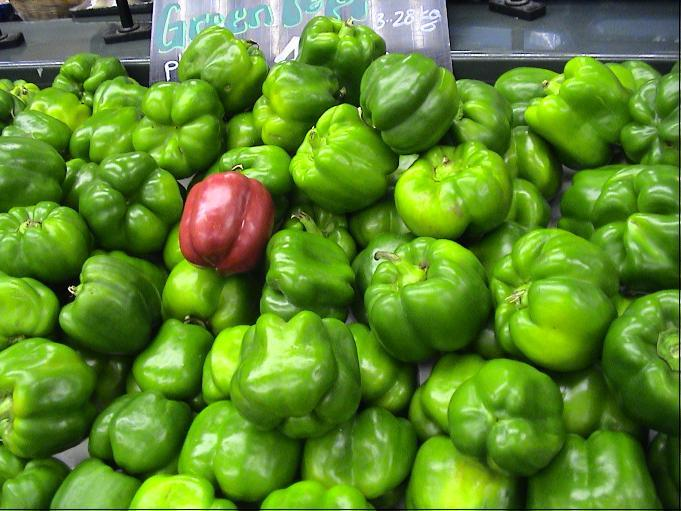
%> input picture input_test/72.png, 681 x 511 px
$ octave --eval "result = saliency_murray_atrous;"   (GNU Octave 9; MATLAB toolbox functions it lacks are replaced by stand-ins)
%> lines starting %> are read from the running program, lines starting %| are printed output that depends on the picture
%> in saliency_murray_atrous, input_image is the input picture: size 511x681x3 uint8; mean R, G, B 94.4, 137.7, 43.3
### run.m
function [ smap ] = run( img_path, params )
%> called with img_path = 'input_test/72.png'
    if nargin<1,img_path='input_test/72.png'; end
    if nargin<2,

        %0.A. Initial Resize Params
        params.rsz=1; %resize factor

        %1.A. Color Transform params
        params.fc_name='cielab';
        params.fc_params=struct();
        params.fc_params.srgb_flag=1; %apply cielab
        params.fc_params.gamma=2.4; %other: 2.2

        %1.B. Multiresolution Transform Params
        params.fe_name='DWT';
        params.fe_params=struct();
        params.fe_params.wlev=7; %number of scales
        %params.fe_params.wlev=min([7,floor(log2(min([M N])))]);

        %2.A. Feature Conspicuity Params
        params.fs_name='center-surround';
        params.fs_params=struct();
        params.fs_params.window_sizes=[13 26]; %other: [17 37]

        %2.B. eCSF Params
        params.fcs_name='ecsf';
        params.fcs_params=struct();
        params.fcs_params.modes={'colour','colour','intensity'};
        params.fcs_params.nu_0=4; %other: 2
        params.fcs_params.eCSF_type='Xavier'; %other: Naila

        %3.A. Multiresolution Fusion Params
        params.fi_name='inverse';
        params.fi_params=struct();
        params.fi_params.residual2zero=true;

        %3.B. Chromatic Fusion Params
        params.ffc_name='sqmean';
        params.ffc_params=struct();

        %4.A. Normalization Params
        params.fn_name='energy';
        params.fn_params=struct();

        %4.B. Smoothing Params
        params.fg_name='gaussian';
        params.fg_params=struct();
        params.fg_params.W=35; %pxva

    end

    %% Include folders
     addpath(genpath('feature_extraction'));
     addpath(genpath('feature_conspicuity'));
     addpath(genpath('feature_integration'));

    %% Read image
    img=imread(img_path);
    img=double(img)/255;


    %% Resize img
    if params.rsz~=1 %rsz=resize factor, if 1 then do not resize
        img=imresize(img,1/params.rsz);
%> img: size 256x341x3 double
    end
    [M,N,C]=size(img);
%> M = 256; N = 341; C = 3

    %% 1. Feature extraction
    % 1.A. Color transform
    switch(params.fc_name)
        case 'cielab'
            img=get_the_cstimulus(img,params.fc_params.gamma,params.fc_params.srgb_flag);
            fc_maps=img;
        case 'macleod-boynton'
            ... %to do
                %https://github.com/dberga/sig4vam/tree/master/stimulusCode/color/colourspaces_akbarinia
                %https://github.com/dberga/sig4vam/tree/master/stimulusCode/color/other
                %https://isp.uv.es/code/visioncolor/colorlab.html#download
        otherwise
            fc_maps=img; %no transform, keep rgb components
    end
    %imagesc(fc_maps(:,:,1)); %debug: (:,:,channel)

    % 1.B. Multiresolution transforms
    for c=1:size(fc_maps,3)
        switch(params.fe_name)
            case 'a_trous'
                [wavelet_coeff{c},residual{c}]=a_trous(fc_maps(:,:,c),params.fe_params.wlev);
                fe_maps=wavelet_coeff;
            case 'DWT'
                [wavelet_coeff{c},residual{c}]=DWT(fc_maps(:,:,c),params.fe_params.wlev);
                fe_maps{c}=wavelet_coeff{c};
            case 'Gabor'
                ... %feature_extraction/multires/GaborTransform_XOP.m
            case 'logGabor'
                ... %to do (extraer del codigo de AWS)
            case 'curvelets'
                ... %feature_extraction/multires/fdct_wrapping.m
            case 'DoG'
                ... %to do, seguro que se encuentra en internet
            case 'HoG'
                ... %to do, seguro que se encuentra en internet
            otherwise
                fe_maps=fc_maps; %no transform, keep color space
        end
    end
    %imagesc(fe_maps{1}{4}(:,:,1)); %debug: {channel}{scale}(:,:,orient)


    %% 2. Feature Saliency

    % 2.A. Feature conspicuity computation
    for c=1:size(fc_maps,3)
        switch(params.fs_name)
            case 'center-surround'
                for s=1:length(fe_maps{c})
                    for o=1:size(fe_maps{c}{s},3)
                        Zctr{c}{s,1}(:,:,o)=relative_contrast(fe_maps{c}{s}(:,:,o),o, params.fs_params.window_sizes);
                    end
                end
                fs_maps{c}=Zctr{c};
            otherwise
                fs_maps=fe_maps; %no transform, keep multiresolution feature maps
        end
    end
    %imagesc(fs_maps{1}{4}(:,:,1)); %debug: {channel}{scale}(:,:,orient)

    % 2.B. Contrast sensitivity function
    for c=1:size(fc_maps,3)
        switch(params.fcs_name)
            case 'ecsf'
                for s=1:length(fs_maps{c})
                    for o=1:size(fs_maps{c}{s},3)
                        alpha=generate_csf(fs_maps{c}{s}(:,:,o), s, params.fcs_params.nu_0, params.fcs_params.modes{c},params.fcs_params.eCSF_type);
                        fcs_maps{c}{s,1}(:,:,o)=alpha;
                    end
                end
            otherwise
                fcs_maps=fs_maps;
        end
    end
    %imagesc(fcs_maps{1}{4}(:,:,1)); %debug: {channel}{scale}(:,:,orient)

    %% 3. Feature Integration
    % 3.A. Feature Fusion (integrate scale and orientation)
    for c=1:size(fc_maps,3)
        switch(params.fi_name)
            case 'inverse'
                if params.fi_params.residual2zero==true
                    for s=1:length(fs_maps{c}) %remove residuals, other: residual{c}
                        %residual{c}{s}=ones(size(residual{c}{s},1),size(residual{c}{s},2));
                        residual{c}{s}=zeros(size(residual{c}{s},1),size(residual{c}{s},2));
                    end
                end
                switch(params.fe_name)
                    case 'a_trous'
                        fi_map(:,:,c)=Ia_trous(fcs_maps{c},residual{c});
                    case 'DWT'
                        fi_map(:,:,c)=IDWT(fcs_maps{c},residual{c},N,M);
                    case 'logGabor'
                        ... %to do (extraer del codigo de AWS)
                    case 'curvelets'
                        ... %feature_extraction/multires/ifdct_wrapping.m
                    end
            case 'max'
                ... %to do, similar a channelmax pero con mas dimensiones (scale and orient)
            case 'sum'
                ... %to do, sumar feature maps de escala y orientacion
            case 'max-likelihood'
                ... %to do
            otherwise
                ... %max by default
        end
    end
    %nota: algunas transformadas son decimadas (piramidales), como por ejemplo el DWT.
    %Es decir, las matrices deben reescalarse antes de hacer cualquier operacion (ex. max, sum ...)

    %imagesc(fi_map(:,:,1)); %debug: (:,:,channel)

     % 3.B. Chromatic Fusion (integrate chromatic channels)
    switch(params.ffc_name)
            case 'sqmean'  %euclidean norm.
                ffc_map=sqrt(sum(fi_map.^2,3));
            case 'avg'
                ... %feature_integration/fusion/channelmax
            case 'wta' %select whole RF where activity is maximum
                ... %feature_integration/fusion/channelwta.m
            case 'max'  %select maximum per each pixel
                ... %feature_integration/fusion/channelmax.m
    end
    %imagesc(ffc_map) %debug

    %% 4. Normalization and smoothing

    % 4.A. Saliency Map Normalization
    switch(params.fn_name)
        case 'energy'
            fn_map=normalize_energy(ffc_map);
        case 'range'
            ... %feature_integration/normalization/normalize_range.m
        case 'minmax'
            ... %feature_integration/normalization/normalize_minmax.m
        case 'minmax_clampzeros'
            ... %feature_integration/normalization/normalize_minmaxp.m
        case 'variance'
            ... %feature_integration/normalization/normalize_Z.m
        case 'variance_clampzeros'
            ... %feature_integration/normalization/normalize_Zp.m
        otherwise
            fn_map=ffc_map;
    end
    %imagesc(fn_map) %debug

    % 4.B. Smoothing
    switch(params.fg_name)
        case 'gaussian'
            fg_map=zhong2012(fn_map,params.fg_params.W);
        otherwise %none
            fg_map=fn_map; %no smoothing
    end
    %imagesc(fg_map) %debug

    %finally normalize to get 0-1 map (to write/show image)
    smap=normalize_minmax(fg_map);
    imagesc(smap)

end

### feature_extraction/color/rgb2opponent_new.m
function opp_img = rgb2opponent_new(img, gamma, srgb_flag)

img = double(img);

switch srgb_flag
    case -1
        %no opponents, keep rgb
        opp_img = img;
    case 0
        %opponents, no gamma correction
        img = denorm_img(img);
        opp_img = rgb2opponent_plain(img);
    case 1
        %opponents, yes gamma correction
        img = denorm_img(img);
        img = correct_gamma(img, gamma);
        opp_img = rgb2opponent_plain(img);
    otherwise
        %no opponents, keep rgb
        opp_img = img;

end

end

% Converts rgb values into opponent color values.
%
% outputs:
%   opp_img: opponent image
%
% inputs:
%   img: s/rgb image with values between 0 and 255 or between 0 and 1
%   gamma: gamma value for gamma correction
%   srgb_flag: 0 if img is rgb; 1 if img is srgb


function n_img = denorm_img(img)

    if max(img(:)) > 1
        n_img = img/255;
    else
        n_img= img;
    end
end

### feature_extraction/color/correct_gamma.m
function c_img = correct_gamma(img, gamma)
%> called with gamma = 2.4
    img_sRGB_temp1 = (img/12.92).*(img <= 0.04045);
    img_sRGB_temp2 = (((img + 0.055)/1.055).^gamma).*(img > 0.04045);
%> img_sRGB_temp2: size 256x341x3 double; every value is 0
    img_sRGB       = img_sRGB_temp1 + img_sRGB_temp2;
    c_img = img_sRGB;
end

### feature_extraction/color/rgb2opponent_plain.m
function opp_img = rgb2opponent_plain(img)

R = img(:,:,1);
G = img(:,:,2);
B = img(:,:,3);
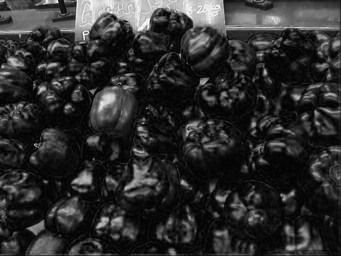
%> B: size 256x341 double; min -5.99e-06, max 0.000317, mean 5.15e-05; drawn with min black and max white

O1 = R-G;
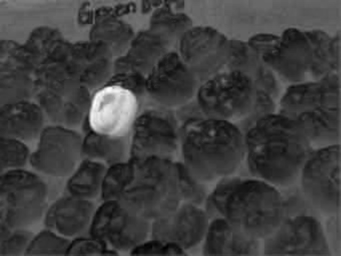
%> O1: size 256x341 double; min -0.000128, max 0.000181, mean -5.16e-05; drawn with min black and max white
O2 = R+G-2*B;
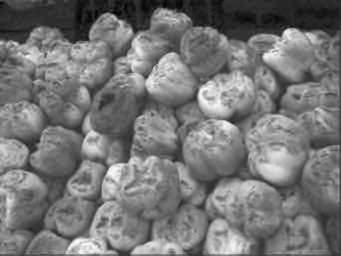
%> O2: size 256x341 double; min -0.000132, max 0.000527, mean 0.000173; drawn with min black and max white
O3 = R+G+B;
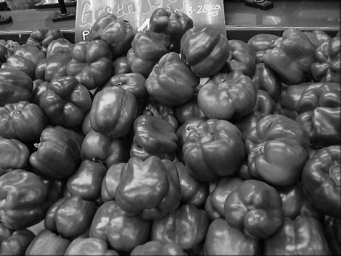
%> O3: size 256x341 double; min 1.16e-05, max 0.000938, mean 0.000328; drawn with min black and max white

O13 = O1;
O23 = O2;

% For intensity-normalized chromatic channel
O13 = O1./O3;
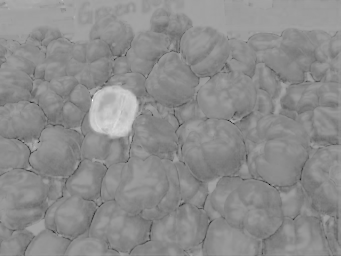
%> O13: size 256x341 double; min -1.45, max 0.825, mean -0.197; drawn with min black and max white
O23 = O2./O3;
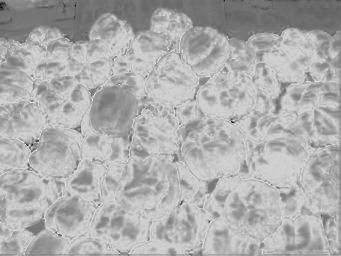
%> O23: size 256x341 double; min -1.36, max 1.53, mean 0.605; drawn with min black and max white

O13(isnan(O13)) = 0;
O23(isnan(O23)) = 0;

opp_img(:,:,1) = O13;
opp_img(:,:,2) = O23;
opp_img(:,:,3) = O3;
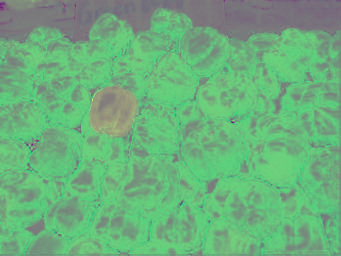
%> opp_img: size 256x341x3 double; mean R, G, B -0.197, 0.605, 0.000328; drawn with min black and max white

end

### feature_extraction/multires/a_trous.m
function [w c] = a_trous(image, wlev)
% Implementation of Mallate Discrete Wavelet Transform.
%
% outputs:
%   w: cell array of length wlev, containing wavelet planes in 3
%   orientations.
%   c: cell array of length c, containing residual planes.
%
% inputs:
%   image: input image to be decomposed.
%   wlev: # of wavelet levels.

% pad image so that dimensions are powers of 2:
aux_image=image;
%> the run ends on the next line
image = add_padding(image);

% Defined 1D Gabor-like filter:
h = [1./16.,1./4.,3./8.,1./4.,1./16.];

energy = sum(h);
inv_energy = 1/energy;
h = h*inv_energy;
w = cell(wlev,1);
c = cell(wlev,1);

% disp(strcat('Nombre plans wavelet a la funcio a_trous: ', num2str(wlev)));
for s = 1:wlev
    img_dim = size(image,1);
    orig_image = image;
    inv_sum = 1/sum(h);

    % decimate image along horizontal direction
    prod = symmetric_filtering(image, h)*inv_sum;          % blur
    HF = prod;

	 GF = image - prod;                              % horizontal frequency info

    % decimate image along vertical direction
    prod = symmetric_filtering(image, h')*inv_sum;            % blur
%     HHF = prod;
    GHF = image - prod;                                % vertical wavelet plane

    % decimate GF along vertical direction
     prod = symmetric_filtering(HF, h')*inv_sum;            % blur
%    tmp_prod = zeros(size(prod));
%    tmp_prod(1:2:img_dim,:) = prod(1:2:img_dim,:);         % downsample

     HGF = prod;

    % save horizontal and vertical wavelet planes:
    w{s,1}(:,:,1) = GF;
    w{s,1}(:,:,2) = GHF;

    % Downsample residual image, HHF:
%    HHF = HHF(1:2:img_dim,1:2:img_dim);


    % Create and save wavelet plane:
    DF = orig_image - (HGF + GF + GHF);
    w{s,1}(:,:,3) = DF;


    % save residual
    C      = image - (w{s,1}(:,:,1)+w{s,1}(:,:,2)+w{s,1}(:,:,3));
    c{s,1} = C;
	 image=C;


    % Downsample residual image:
%    image = HHF(1:2:img_dim,1:2:img_dim);
%	image=HHF;

	% Upsample filter
	h = [0 upsample(h,2)];
% 	h = upsample(upsample(h,2)',2)';


end

%unpad wavelet plane and residual
[w,c]=erase_padding_w(w,c,wlev,size(aux_image));

%% debug
% [12 lines of commented-out code are left out]
end

### feature_extraction/color/get_the_cstimulus.m
function [tmp2]=get_the_cstimulus(tmp, gamma, srgb_flag)


if (ndims(tmp)==2) % Imatge B/N
	kk=tmp;
	tmp2(:,:,1)=kk;
	tmp2(:,:,2)=kk;
	tmp2(:,:,3)=kk;
	%disp('Imatge en B/N');
else
	%disp('Imatge en color');
    tmp2 = rgb2opponent_new(tmp,gamma,srgb_flag);
end

%tmp2=double(tmp2);
%tmp2=(tmp2-128)*0.75+128;

end


% [21 lines of commented-out code are left out]

### saliency_murray_atrous.m
function [ smap ] = saliency_murray_atrous(input_image,image_path)
    if nargin<2, image_path='input_test/72.png'; end
    if nargin<1, image_path='input_test/72.png'; input_image=imread(image_path); end

    %% Set Parameters for this model (Murray et al. CVPR 2011)

    %0.A. Initial Resize Params
    params.rsz=2; %resize factor

    %1.A. Color Transform params
    params.fc_name='cielab';
    params.fc_params=struct();
    params.fc_params.srgb_flag=1; %apply cielab
    params.fc_params.gamma=2.4; %other: 2.2

    %1.B. Multiresolution Transform Params
    params.fe_name='a_trous';
    params.fe_params=struct();
    params.fe_params.wlev=7; %number of scales
    %params.fe_params.wlev=min([7,floor(log2(min([M N])))]);

    %2.A. Feature Conspicuity Params
    params.fs_name='center-surround';
    params.fs_params=struct();
    params.fs_params.window_sizes=[13 26]; %other: [17 37]

    %2.B. eCSF Params
    params.fcs_name='ecsf';
    params.fcs_params=struct();
    params.fcs_params.modes={'colour','colour','intensity'};
    params.fcs_params.nu_0=4; %other: 2
    params.fcs_params.eCSF_type='Naila'; %other: Xavier

    %3.A. Multiresolution Fusion Params
    params.fi_name='inverse';
    params.fi_params=struct();
    params.fi_params.residual2zero=true;

    %3.B. Chromatic Fusion Params
    params.ffc_name='sqmean';
    params.ffc_params=struct();

    %4.A. Normalization Params
    params.fn_name='energy';
    params.fn_params=struct();

    %4.B. Smoothing Params
    params.fg_name='none';
    params.fg_params=struct();
    params.fg_params.W=35; %pxva

    %% Run model
    smap=run(image_path,params);

end

$ run again, with input_test/003.png copied over input_test/72.png
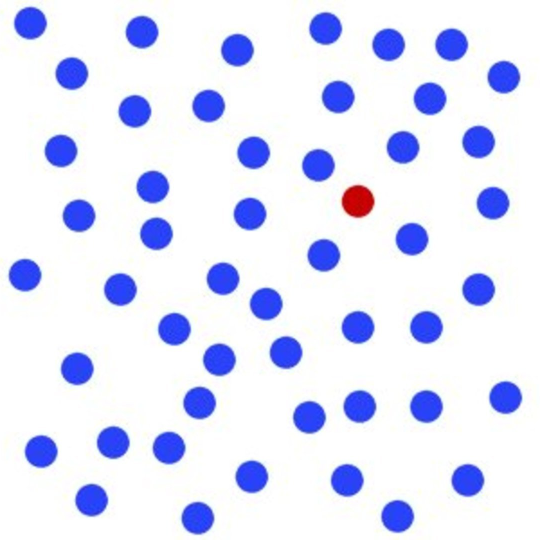
%> input picture input_test/003.png, 1080 x 1080 px (shown at 1/2 size)
%> in saliency_murray_atrous, input_image is the input picture: size 1080x1080x3 uint8; mean R, G, B 224.6, 227.8, 250.2
%> img_sRGB_temp2: size 540x540x3 double; every value is 0
%> in rgb2opponent_plain, `O2 = R+G-2*B;`:
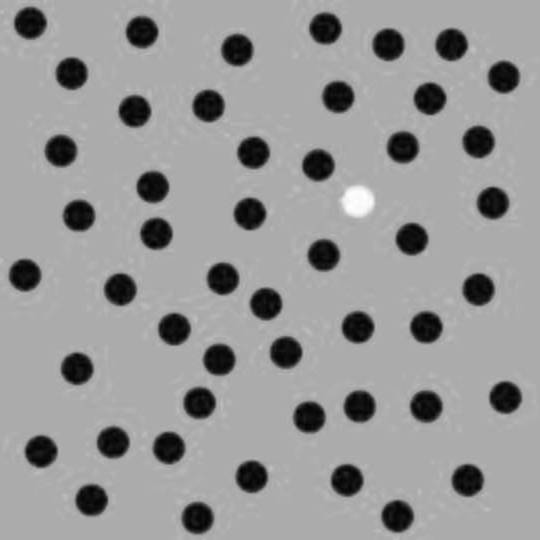
%> O2: size 540x540 double; min -0.000504, max 0.000246, mean -5.71e-05; drawn with min black and max white
%> in rgb2opponent_plain, `opp_img(:,:,3) = O3;`:
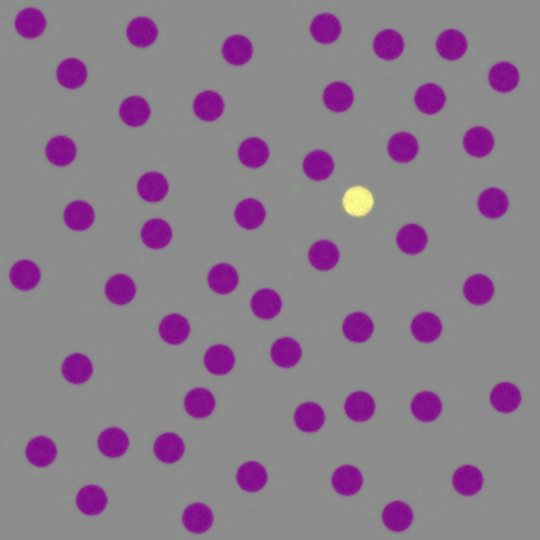
%> opp_img: size 540x540x3 double; mean R, G, B -0.00698, -0.133, 0.000836; drawn with min black and max white
